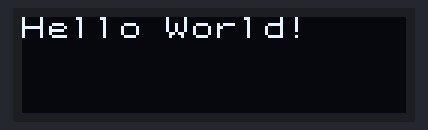
The sketch below on a simulated Arduino Uno, built with avr-gcc and run on an emulated ATmega328P. Shown: 128×32 one-colour display.

Above: at 0.1 s.

The sketch:

Char-1.ino
```cpp
#include <Arduino.h>
#include <Wire.h>
#include <U8x8lib.h>
//#include <U8g2lib.h>


/* Constructor */
//U8G2_SSD1306_128X32_UNIVISION_F_HW_I2C u8g2(U8G2_R0, /* reset=*/ U8X8_PIN_NONE);  // Adafruit ESP8266/32u4/ARM Boards + FeatherWing OLED
U8X8_SSD1306_128X32_UNIVISION_HW_I2C u8x8(/* reset=*/ U8X8_PIN_NONE);   // Adafruit ESP8266/32u4/ARM Boards + FeatherWing OLED

/* u8x8.begin() is required and will sent the setup/init sequence to the display */
void setup(void)
{
  u8x8.begin();
}

void loop(void)
{
  u8x8.setFont(u8x8_font_artossans8_r);
  u8x8.drawString(0,0,"Hello World!");
  delay(1000);
}
```
